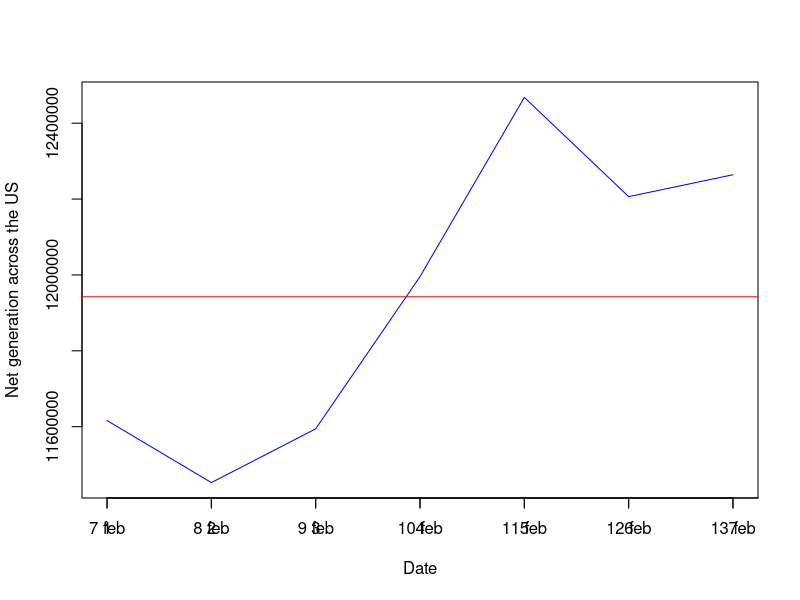

R code for this plot: (Note: this script raises an error after producing the figure.)
library(lubridate)
library(reshape2)
library(plyr)
A <- read.delim('Exc2/table.tsv')
A$DateTime <- as.POSIXct( A$megawatthours, tz = "EST", "%H:%M EST %m/%d/%Y" )

D <- A[ order(A$DateTime), ]

# fill the columns of the regions with the region name
D$BPAT <- "BPAT"
D$CISO <- "CISO"
D$CPLE <- "CPLE"
D$ERCO <- "ERCO"
D$FPL <- "FPL"
D$ISNE <- "ISNE"
D$MISO <- "MISO"
D$NYIS <- "NYIS"
D$PACW <- "PACW"
D$PJM <- "PJM"
D$United.States.Lower.48..region. <- "United.States.Lower.48..region."

# create a data frame for each region
BPAT <- D[, c('DateTime', 'BPAT', 'Demand', 'Net.generation')]
# standarize column names
colnames(BPAT) <- c('DateTime', 'Region', 'Demand', 'Net.generation')
CISO <- D[, c('DateTime', 'CISO', 'Demand.1', 'Net.generation.1')]
# standarize column names
colnames(CISO) <- c('DateTime', 'Region', 'Demand', 'Net.generation')
CPLE <- D[, c('DateTime', 'CPLE', 'Demand.2', 'Net.generation.2')]
# standarize column names
colnames(CPLE) <- c('DateTime', 'Region', 'Demand', 'Net.generation')
ERCO <- D[, c('DateTime', 'ERCO', 'Demand.3', 'Net.generation.3')]
# standarize column names
colnames(ERCO) <- c('DateTime', 'Region', 'Demand', 'Net.generation')
FPL <- D[, c('DateTime', 'FPL', 'Demand.4', 'Net.generation.4')]
# standarize column names
colnames(FPL) <- c('DateTime', 'Region', 'Demand', 'Net.generation')
ISNE <- D[, c('DateTime', 'ISNE', 'Demand.5', 'Net.generation.5')]
# standarize column names
colnames(ISNE) <- c('DateTime', 'Region', 'Demand', 'Net.generation')
MISO <- D[, c('DateTime', 'MISO', 'Demand.6', 'Net.generation.6')]
# standarize column names
colnames(MISO) <- c('DateTime', 'Region', 'Demand', 'Net.generation')
NYIS <- D[, c('DateTime', 'NYIS', 'Demand.7', 'Net.generation.7')]
# standarize column names
colnames(NYIS) <- c('DateTime', 'Region', 'Demand', 'Net.generation')
PACW <- D[, c('DateTime', 'PACW', 'Demand.8', 'Net.generation.8')]
# standarize column names
colnames(PACW) <- c('DateTime', 'Region', 'Demand', 'Net.generation')
PJM <- D[, c('DateTime', 'PJM', 'Demand.9', 'Net.generation.9')]
# standarize column names
colnames(PJM) <- c('DateTime', 'Region', 'Demand', 'Net.generation')
United.States.Lower.48..region. <- D[, c('DateTime', 'United.States.Lower.48..region.', 'Demand.10', 'Net.generation.10')]
# standarize column names
colnames(United.States.Lower.48..region.) <- c('DateTime', 'Region', 'Demand', 'Net.generation')

# stack them one above the other
electricity_fact_table <- rbind(BPAT, CISO, CPLE, ERCO, FPL, ISNE, MISO, NYIS, PACW, PJM, United.States.Lower.48..region.)

# range of dates we want to analyze (Feb 1 to Feb 7) in an arrays by days
startDate <- as.POSIXct("2021-02-07 00:00:01 IST")
endDate <- as.POSIXct("2021-02-14 23:59:59 IST")

week_of_february <- electricity_fact_table[electricity_fact_table$DateTime >= startDate & electricity_fact_table$DateTime <= endDate, ]

# separate the date and time in two columns
week_of_february$Date <- as.Date(week_of_february$DateTime)
week_of_february$hour <- format(week_of_february$DateTime, "%H")

# fill NA with 0
week_of_february$Net.generation[is.na(week_of_february$Net.generation)] <- 0
#drop duplicates
week_of_february <- week_of_february[!duplicated(week_of_february), ]
# Create a 3d cube with the dimensions: Date, hour, region for the net generation
Net_generation_cube <- acast(week_of_february, Date ~ hour ~ Region, value.var = "Net.generation")
# slice the demand across the us
slice.Net_generation_cube <- Net_generation_cube[, , 'United.States.Lower.48..region.']

# convert to dataframe
slice.Net_generation_cube <- as.data.frame(slice.Net_generation_cube)

#drop the first row
slice.Net_generation_cube <- slice.Net_generation_cube[-1, ]

# fill na with 0
slice.Net_generation_cube[is.na(slice.Net_generation_cube)] <- 0

# sum over the rows (i.e sum the hours)
rollup.slice.Net_generation_cube <- rowSums(slice.Net_generation_cube)
#drop the NA
rollup.slice.Net_generation_cube <- na.omit(rollup.slice.Net_generation_cube)
#get the mean
mean <- mean(rollup.slice.Net_generation_cube)

#plot Net generation across the us
plot(rollup.slice.Net_generation_cube, type = "l", col = "blue", xlab = "Date", ylab = "Net generation across the US")

# rename the x axis to be dates
axis(1, at = 1:8, labels =c("7 feb","8 feb","9 feb","10 feb","11 feb","12 feb","13 feb","14 feb"))

# plot the mean line
abline(h = mean, col = "red")

# plot linear regression
DF <- data.frame(Time = 1:8, Net_generation =rollup.slice.Net_generation_cube)
fit <- lm(Net_generation ~ Time, data = DF)
abline(fit, col = "green")

# coefficients of the linear regression
result_week_of_februar <- coef(fit)

# stack them one above the other
electricity_fact_table <- rbind(BPAT, CISO, CPLE, ERCO, FPL, ISNE, MISO, NYIS, PACW, PJM, United.States.Lower.48..region.)

# drop Net.generation column
electricity_fact_table <- electricity_fact_table[, c('DateTime', 'Region', 'Demand')]
#add hour column
electricity_fact_table$Hour <- hour(electricity_fact_table$DateTime)


#add hour column
tmp <- electricity_fact_table
tmp$Hour <- hour(tmp$DateTime)
#drop duplicates
tmp <- tmp[!duplicated(tmp), ]
#drop DateTime column
tmp <- tmp[, c('Hour', 'Region', 'Demand')]
# fill NA with 0
tmp[is.na(tmp)] <- 0
# make E 2d cube with hour and region, use tapply to take mean of demand for each hour and region
east_demand_cube <- tapply(tmp$Demand, list(tmp$Hour, tmp$Region), mean)

# dice the cube to hours 10 to 18 and the regions JM, NYIS, ISNE, FPL, CPLE
dice.east_demand_cube <- east_demand_cube[11:19, c('PJM', 'NYIS', 'ISNE', 'FPL', 'CPLE')]

# create an empty plot
plot(1, type="n", xlab="", ylab="", xlim = c(10,18), ylim=c(-1000, 120000))
# below the x axis put the hour name with am or pm
axis(1, at=10:18, labels=c("10am", "11am", "12pm", "1pm", "2pm", "3pm", "4pm", "5pm", "6pm"),pos=0)

LM <- list()
#for each row in east_demand plot a line
for (i in 1:ncol(dice.east_demand_cube)) {
  DF <- data.frame (  Time = 10:18,Demand = dice.east_demand_cube[ , i ] )
  # fill NA with 0
  DF[ is.na(DF) ] <- 0
  # plot
  lines( DF, col = i+1, type = 'b' )
  # linear fit
  LM[[ i ]] <- lm( Demand ~ Time, data = DF)
  a <- coef(LM[[ i ]])[1]
  b <- coef(LM[[ i ]])[2]
  abline(a, b, col = i+1, lw =2)
}


# calculate the overall mean and its regression
DF <- data.frame (  Time = 10:18,Demand = rowMeans(dice.east_demand_cube[ , 1:ncol(dice.east_demand_cube)] ) )
# fill NA with 0
DF[ is.na(DF) ] <- 0
# plot
lines( DF, col = 7, type = 'b' )
# linear fit
LM[[ 6 ]] <- lm( Demand ~ Time, data = DF)
a <- coef(LM[[ 6 ]])[1]
b <- coef(LM[[ 6 ]])[2]
abline(a, b, col = 7, lw =2)

result_10_18 <- sapply(LM, coef)


regions <- c('PJM', 'NYIS', 'ISNE', 'FPL', 'CPLE' , 'East coast')
legend( 'topleft', col = 2:7, pch = 19,
        legend = sapply(regions, function(x) paste0('Demand -',x) ),cex = 0.75)

# stack them one above the other
electricity_fact_table <- rbind(BPAT, CISO, CPLE, ERCO, FPL, ISNE, MISO, NYIS, PACW, PJM, United.States.Lower.48..region.)

# drop Net.generation column
electricity_fact_table <- electricity_fact_table[, c('DateTime', 'Region', 'Demand')]
#add hour column
electricity_fact_table$Hour <- hour(electricity_fact_table$DateTime)


#add hour column
tmp <- electricity_fact_table
tmp$Hour <- hour(tmp$DateTime)
#drop duplicates
tmp <- tmp[!duplicated(tmp), ]
#drop DateTime column
tmp <- tmp[, c('Hour', 'Region', 'Demand')]
# fill NA with 0
tmp[is.na(tmp)] <- 0
# make E 2d cube with hour and region, use tapply to take mean of demand for each hour and region
east_demand_cube <- tapply(tmp$Demand, list(tmp$Hour, tmp$Region), mean)

# dice the cube to hours 20 to 3 and the regions PJM, NYIS, ISNE, FPL, CPLE
dice.east_demand_cube_2 <- east_demand_cube[c(21,22,23,24,1,2,3), c('PJM', 'NYIS', 'ISNE', 'FPL', 'CPLE')]

# create an empty plot without lables at the x axis
plot(0,0, xlim = c(1,7), ylim = c(0, 110000), xlab = 'Hour', ylab = 'Demand', type = 'n')

# rename the x axis ticks to be the hours 20pm - 3am and put it under the x axis
axis(1, at = 1:7, labels = c('20pm', '21pm', '22pm', '23pm', '0am', '1am', '2am'), pos = 0)
colors <- c('red', 'blue', 'green', 'yellow', 'black')
LM <- list()
#for each row in east_demand plot a line
for (i in 1:ncol(dice.east_demand_cube_2)) {
  # create a data frame for each region, Time will be the rows umbers of the cube, Demand will be the values of the cube
  DF <- data.frame (  Time = 1:7,Demand = dice.east_demand_cube_2[ , i] )
  # fill NA with 0
  DF[ is.na(DF) ] <- 0
  # plot
  lines( DF, col = i+1, type = 'b' )
  # linear fit
  LM[[ i ]] <- lm( Demand ~ Time, data = DF)
  a <- coef(LM[[ i ]])[1]
  b <- coef(LM[[ i ]])[2]
  abline(a, b, col = i+1, lw =2)
}


# calculate the overall mean and its regression
DF <- data.frame (  Time = 1:7,Demand = rowMeans(dice.east_demand_cube_2[ , 1:ncol(dice.east_demand_cube_2)] ) )
# fill NA with 0
DF[ is.na(DF) ] <- 0
# plot
lines( DF, col = 7, type = 'b' )
# linear fit
LM[[ 6 ]] <- lm( Demand ~ Time, data = DF)
a <- coef(LM[[ 6 ]])[1]
b <- coef(LM[[ 6 ]])[2]
abline(a, b, col = 7, lw =2)

# coefficients of the linear regression
result_20_3 <- sapply(LM, coef)


regions <- c('PJM', 'NYIS', 'ISNE', 'FPL', 'CPLE' , 'East coast')
legend( 'topleft', col = 2:7, pch = 19,
        legend = sapply(regions, function(x) paste0('Demand -',x) ),cex = 0.75)

# matrix U for the linear regression with 7 columns and 2 rows for the week_of_februar regression,
#The upper row is all 1s

U_week_of_februar <- matrix(1, nrow = 2, ncol = 7)
# the second row is the numbers 1 to 7
U_week_of_februar[2,] <- 1:7
U_T_week_of_februar <- t(U_week_of_februar)

# same for the demand between 10am and 18pm
U_10_18 <- matrix(1, nrow = 2, ncol = 9)
U_10_18[2,] <- 10:18
U_T_10_18 <- t(U_10_18)

# same for the demand between 20pm and 3am
U_20_3 <- matrix(1, nrow = 2, ncol = 8)
U_20_3[2,] <- c(20:23, 0:3)
U_T_20_3 <- t(U_20_3)

save(file = '../Week3_power.rdata', electricity_fact_table, east_demand_cube, Net_generation_cube,
     rollup.slice.Net_generation_cube, dice.east_demand_cube, dice.east_demand_cube_2, U_week_of_februar,
     U_T_week_of_februar, result_week_of_februar, U_10_18, U_T_10_18, U_20_3, U_T_20_3, result_10_18, result_20_3)